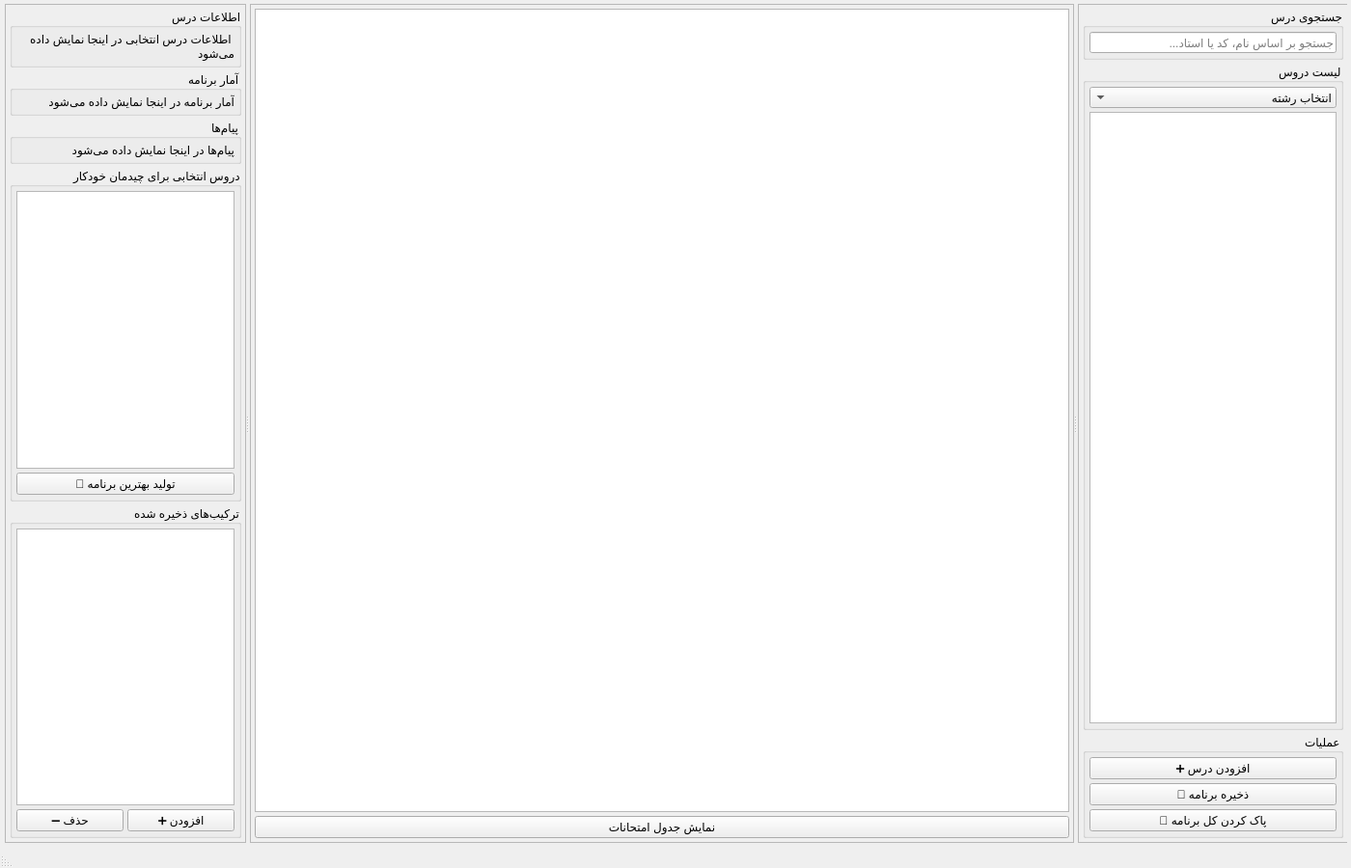
<?xml version="1.0" encoding="UTF-8"?>
<ui version="4.0">
 <class>MainWindow</class>
 <widget class="QMainWindow" name="MainWindow">
  <property name="enabled">
   <bool>true</bool>
  </property>
  <property name="geometry">
   <rect>
    <x>0</x>
    <y>0</y>
    <width>1400</width>
    <height>900</height>
   </rect>
  </property>
  <property name="minimumSize">
   <size>
    <width>1200</width>
    <height>700</height>
   </size>
  </property>
  <property name="windowTitle">
   <string>🎓 برنامه‌ریز انتخاب واحد - Schedule Planner v2.1</string>
  </property>
  <property name="layoutDirection">
   <enum>Qt::RightToLeft</enum>
  </property>
  <widget class="QWidget" name="centralwidget">
   <layout class="QHBoxLayout" name="horizontalLayout">
    <property name="spacing">
     <number>4</number>
    </property>
    <property name="leftMargin">
     <number>4</number>
    </property>
    <property name="topMargin">
     <number>4</number>
    </property>
    <property name="rightMargin">
     <number>4</number>
    </property>
    <property name="bottomMargin">
     <number>4</number>
    </property>
    <item>
     <widget class="QSplitter" name="main_splitter">
      <property name="orientation">
       <enum>Qt::Horizontal</enum>
      </property>
      <property name="handleWidth">
       <number>4</number>
      </property>
      <property name="childrenCollapsible">
       <bool>false</bool>
      </property>
      <widget class="QFrame" name="left_panel">
       <property name="sizePolicy">
        <sizepolicy hsizetype="Preferred" vsizetype="Expanding">
         <horstretch>25</horstretch>
         <verstretch>0</verstretch>
        </sizepolicy>
       </property>
       <property name="minimumSize">
        <size>
         <width>280</width>
         <height>0</height>
        </size>
       </property>
       <property name="maximumSize">
        <size>
         <width>400</width>
         <height>16777215</height>
        </size>
       </property>
       <property name="frameShape">
        <enum>QFrame::StyledPanel</enum>
       </property>
       <property name="frameShadow">
        <enum>QFrame::Raised</enum>
       </property>
       <property name="lineWidth">
        <number>1</number>
       </property>
       <layout class="QVBoxLayout" name="left_panel_layout">
        <property name="spacing">
         <number>4</number>
        </property>
        <property name="leftMargin">
         <number>4</number>
        </property>
        <property name="topMargin">
         <number>4</number>
        </property>
        <property name="rightMargin">
         <number>4</number>
        </property>
        <property name="bottomMargin">
         <number>4</number>
        </property>
        <item>
         <widget class="QGroupBox" name="search_group">
          <property name="mouseTracking">
           <bool>false</bool>
          </property>
          <property name="tabletTracking">
           <bool>false</bool>
          </property>
          <property name="acceptDrops">
           <bool>false</bool>
          </property>
          <property name="autoFillBackground">
           <bool>false</bool>
          </property>
          <property name="inputMethodHints">
           <set>Qt::ImhNone</set>
          </property>
          <property name="title">
           <string>جستجوی درس</string>
          </property>
          <property name="flat">
           <bool>false</bool>
          </property>
          <property name="checkable">
           <bool>false</bool>
          </property>
          <layout class="QHBoxLayout" name="search_layout">
           <property name="spacing">
            <number>4</number>
           </property>
           <property name="leftMargin">
            <number>4</number>
           </property>
           <property name="topMargin">
            <number>4</number>
           </property>
           <property name="rightMargin">
            <number>4</number>
           </property>
           <property name="bottomMargin">
            <number>4</number>
           </property>
           <item>
            <widget class="QLineEdit" name="search_box">
             <property name="placeholderText">
              <string>جستجو بر اساس نام، کد یا استاد...</string>
             </property>
            </widget>
           </item>
          </layout>
         </widget>
        </item>
        <item>
         <widget class="QGroupBox" name="course_list_group">
          <property name="title">
           <string>لیست دروس</string>
          </property>
          <layout class="QVBoxLayout" name="course_list_layout">
           <property name="spacing">
            <number>4</number>
           </property>
           <property name="leftMargin">
            <number>4</number>
           </property>
           <property name="topMargin">
            <number>4</number>
           </property>
           <property name="rightMargin">
            <number>4</number>
           </property>
           <property name="bottomMargin">
            <number>4</number>
           </property>
           <item>
            <widget class="QComboBox" name="comboBox">
             <item>
              <property name="text">
               <string>انتخاب رشته</string>
              </property>
             </item>
            </widget>
           </item>
           <item>
            <widget class="QListWidget" name="course_list">
             <property name="sizePolicy">
              <sizepolicy hsizetype="Expanding" vsizetype="Expanding">
               <horstretch>0</horstretch>
               <verstretch>1</verstretch>
              </sizepolicy>
             </property>
             <property name="minimumSize">
              <size>
               <width>0</width>
               <height>200</height>
              </size>
             </property>
            </widget>
           </item>
          </layout>
         </widget>
        </item>
        <item>
         <widget class="QGroupBox" name="actions_group">
          <property name="title">
           <string>عملیات</string>
          </property>
          <layout class="QVBoxLayout" name="actions_layout">
           <property name="spacing">
            <number>4</number>
           </property>
           <property name="leftMargin">
            <number>4</number>
           </property>
           <property name="topMargin">
            <number>4</number>
           </property>
           <property name="rightMargin">
            <number>4</number>
           </property>
           <property name="bottomMargin">
            <number>4</number>
           </property>
           <item>
            <widget class="QPushButton" name="success_btn">
             <property name="text">
              <string>➕ افزودن درس</string>
             </property>
            </widget>
           </item>
           <item>
            <widget class="QPushButton" name="detailed_info_btn">
             <property name="text">
              <string>💾 ذخیره برنامه</string>
             </property>
            </widget>
           </item>
           <item>
            <widget class="QPushButton" name="clear_schedule_btn">
             <property name="text">
              <string>🧹 پاک کردن کل برنامه</string>
             </property>
            </widget>
           </item>
          </layout>
         </widget>
        </item>
       </layout>
      </widget>
      <widget class="QFrame" name="center_panel">
       <property name="sizePolicy">
        <sizepolicy hsizetype="Expanding" vsizetype="Expanding">
         <horstretch>50</horstretch>
         <verstretch>0</verstretch>
        </sizepolicy>
       </property>
       <property name="minimumSize">
        <size>
         <width>600</width>
         <height>0</height>
        </size>
       </property>
       <property name="frameShape">
        <enum>QFrame::StyledPanel</enum>
       </property>
       <property name="frameShadow">
        <enum>QFrame::Raised</enum>
       </property>
       <layout class="QVBoxLayout" name="center_panel_layout">
        <property name="spacing">
         <number>4</number>
        </property>
        <property name="leftMargin">
         <number>4</number>
        </property>
        <property name="topMargin">
         <number>4</number>
        </property>
        <property name="rightMargin">
         <number>4</number>
        </property>
        <property name="bottomMargin">
         <number>4</number>
        </property>
        <item>
         <widget class="QTableWidget" name="schedule_table">
          <property name="sizePolicy">
           <sizepolicy hsizetype="Expanding" vsizetype="Expanding">
            <horstretch>0</horstretch>
            <verstretch>0</verstretch>
           </sizepolicy>
          </property>
          <property name="minimumSize">
           <size>
            <width>580</width>
            <height>400</height>
           </size>
          </property>
          <property name="alternatingRowColors">
           <bool>true</bool>
          </property>
          <property name="selectionMode">
           <enum>QAbstractItemView::SingleSelection</enum>
          </property>
          <property name="horizontalScrollBarPolicy">
           <enum>Qt::ScrollBarAsNeeded</enum>
          </property>
          <property name="verticalScrollBarPolicy">
           <enum>Qt::ScrollBarAsNeeded</enum>
          </property>
          <attribute name="horizontalHeaderStretchLastSection">
           <bool>true</bool>
          </attribute>
          <attribute name="horizontalHeaderCascadingSectionResizes">
           <bool>true</bool>
          </attribute>
          <attribute name="verticalHeaderVisible">
           <bool>true</bool>
          </attribute>
          <attribute name="verticalHeaderStretchLastSection">
           <bool>false</bool>
          </attribute>
         </widget>
        </item>
        <item>
         <widget class="QPushButton" name="showExamPagebtn">
          <property name="text">
           <string>نمایش جدول امتحانات</string>
          </property>
         </widget>
        </item>
       </layout>
      </widget>
      <widget class="QFrame" name="right_panel">
       <property name="sizePolicy">
        <sizepolicy hsizetype="Preferred" vsizetype="Expanding">
         <horstretch>25</horstretch>
         <verstretch>0</verstretch>
        </sizepolicy>
       </property>
       <property name="minimumSize">
        <size>
         <width>250</width>
         <height>0</height>
        </size>
       </property>
       <property name="maximumSize">
        <size>
         <width>350</width>
         <height>16777215</height>
        </size>
       </property>
       <property name="frameShape">
        <enum>QFrame::StyledPanel</enum>
       </property>
       <property name="frameShadow">
        <enum>QFrame::Raised</enum>
       </property>
       <layout class="QVBoxLayout" name="right_panel_layout">
        <property name="spacing">
         <number>4</number>
        </property>
        <property name="leftMargin">
         <number>4</number>
        </property>
        <property name="topMargin">
         <number>4</number>
        </property>
        <property name="rightMargin">
         <number>4</number>
        </property>
        <property name="bottomMargin">
         <number>4</number>
        </property>
        <item>
         <widget class="QGroupBox" name="info_group">
          <property name="title">
           <string>اطلاعات درس</string>
          </property>
          <layout class="QVBoxLayout" name="info_layout">
           <property name="spacing">
            <number>4</number>
           </property>
           <property name="leftMargin">
            <number>4</number>
           </property>
           <property name="topMargin">
            <number>4</number>
           </property>
           <property name="rightMargin">
            <number>4</number>
           </property>
           <property name="bottomMargin">
            <number>4</number>
           </property>
           <item>
            <widget class="QLabel" name="course_info_label">
             <property name="text">
              <string>اطلاعات درس انتخابی در اینجا نمایش داده می‌شود</string>
             </property>
             <property name="alignment">
              <set>Qt::AlignLeading|Qt::AlignLeft|Qt::AlignTop</set>
             </property>
             <property name="wordWrap">
              <bool>true</bool>
             </property>
            </widget>
           </item>
          </layout>
         </widget>
        </item>
        <item>
         <widget class="QGroupBox" name="stats_group">
          <property name="title">
           <string>آمار برنامه</string>
          </property>
          <layout class="QVBoxLayout" name="stats_layout">
           <property name="spacing">
            <number>4</number>
           </property>
           <property name="leftMargin">
            <number>4</number>
           </property>
           <property name="topMargin">
            <number>4</number>
           </property>
           <property name="rightMargin">
            <number>4</number>
           </property>
           <property name="bottomMargin">
            <number>4</number>
           </property>
           <item>
            <widget class="QLabel" name="stats_label">
             <property name="text">
              <string>آمار برنامه در اینجا نمایش داده می‌شود</string>
             </property>
             <property name="wordWrap">
              <bool>true</bool>
             </property>
            </widget>
           </item>
          </layout>
         </widget>
        </item>
        <item>
         <widget class="QGroupBox" name="notifications_group">
          <property name="title">
           <string>پیام‌ها</string>
          </property>
          <layout class="QVBoxLayout" name="notifications_layout">
           <property name="spacing">
            <number>4</number>
           </property>
           <property name="leftMargin">
            <number>4</number>
           </property>
           <property name="topMargin">
            <number>4</number>
           </property>
           <property name="rightMargin">
            <number>4</number>
           </property>
           <property name="bottomMargin">
            <number>4</number>
           </property>
           <item>
            <widget class="QLabel" name="notifications_label">
             <property name="text">
              <string>پیام‌ها در اینجا نمایش داده می‌شود</string>
             </property>
             <property name="wordWrap">
              <bool>true</bool>
             </property>
            </widget>
           </item>
          </layout>
         </widget>
        </item>
        <item>
         <widget class="QGroupBox" name="auto_select_group">
          <property name="title">
           <string>دروس انتخابی برای چیدمان خودکار</string>
          </property>
          <layout class="QVBoxLayout" name="auto_select_layout">
           <property name="spacing">
            <number>4</number>
           </property>
           <property name="leftMargin">
            <number>4</number>
           </property>
           <property name="topMargin">
            <number>4</number>
           </property>
           <property name="rightMargin">
            <number>4</number>
           </property>
           <property name="bottomMargin">
            <number>4</number>
           </property>
           <item>
            <widget class="QListWidget" name="auto_select_list">
             <property name="sizePolicy">
              <sizepolicy hsizetype="Expanding" vsizetype="MinimumExpanding">
               <horstretch>0</horstretch>
               <verstretch>0</verstretch>
              </sizepolicy>
             </property>
             <property name="minimumSize">
              <size>
               <width>0</width>
               <height>100</height>
              </size>
             </property>
            </widget>
           </item>
           <item>
            <widget class="QPushButton" name="optimal_schedule_btn">
             <property name="text">
              <string>🤖 تولید بهترین برنامه</string>
             </property>
            </widget>
           </item>
          </layout>
         </widget>
        </item>
        <item>
         <widget class="QGroupBox" name="saved_combos_group">
          <property name="title">
           <string>ترکیب‌های ذخیره شده</string>
          </property>
          <layout class="QVBoxLayout" name="saved_combos_layout">
           <property name="spacing">
            <number>4</number>
           </property>
           <property name="leftMargin">
            <number>4</number>
           </property>
           <property name="topMargin">
            <number>4</number>
           </property>
           <property name="rightMargin">
            <number>4</number>
           </property>
           <property name="bottomMargin">
            <number>4</number>
           </property>
           <item>
            <widget class="QListWidget" name="saved_combos_list"/>
           </item>
           <item>
            <layout class="QHBoxLayout" name="auto_select_buttons_layout">
             <property name="spacing">
              <number>4</number>
             </property>
             <item>
              <widget class="QPushButton" name="add_to_auto_btn">
               <property name="text">
                <string>➕ افزودن</string>
               </property>
              </widget>
             </item>
             <item>
              <widget class="QPushButton" name="remove_from_auto_btn">
               <property name="text">
                <string>➖ حذف</string>
               </property>
              </widget>
             </item>
            </layout>
           </item>
          </layout>
         </widget>
        </item>
       </layout>
      </widget>
     </widget>
    </item>
   </layout>
  </widget>
  <widget class="QMenuBar" name="menubar">
   <property name="geometry">
    <rect>
     <x>0</x>
     <y>0</y>
     <width>1400</width>
     <height>21</height>
    </rect>
   </property>
  </widget>
  <widget class="QStatusBar" name="statusbar"/>
 </widget>
 <resources/>
 <connections/>
</ui>
